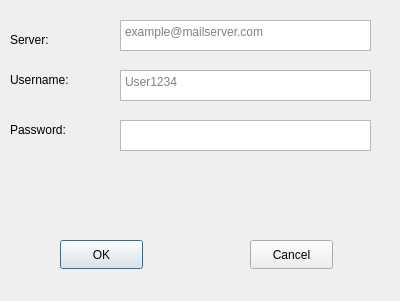
<?xml version="1.0" encoding="UTF-8"?>
<ui version="4.0">
 <class>AddAccountDialog</class>
 <widget class="QDialog" name="AddAccountDialog">
  <property name="geometry">
   <rect>
    <x>0</x>
    <y>0</y>
    <width>400</width>
    <height>301</height>
   </rect>
  </property>
  <property name="windowTitle">
   <string>Dialog</string>
  </property>
  <widget class="QTextEdit" name="serverLineEdit">
   <property name="geometry">
    <rect>
     <x>120</x>
     <y>20</y>
     <width>251</width>
     <height>31</height>
    </rect>
   </property>
   <property name="placeholderText">
    <string>example@mailserver.com</string>
   </property>
  </widget>
  <widget class="QTextEdit" name="usernameLineEdit">
   <property name="geometry">
    <rect>
     <x>120</x>
     <y>70</y>
     <width>251</width>
     <height>31</height>
    </rect>
   </property>
   <property name="placeholderText">
    <string>User1234</string>
   </property>
  </widget>
  <widget class="QTextEdit" name="passwordLineEdit">
   <property name="geometry">
    <rect>
     <x>120</x>
     <y>120</y>
     <width>251</width>
     <height>31</height>
    </rect>
   </property>
  </widget>
  <widget class="QLabel" name="label">
   <property name="geometry">
    <rect>
     <x>10</x>
     <y>30</y>
     <width>71</width>
     <height>20</height>
    </rect>
   </property>
   <property name="text">
    <string>Server:</string>
   </property>
  </widget>
  <widget class="QLabel" name="label_2">
   <property name="geometry">
    <rect>
     <x>10</x>
     <y>70</y>
     <width>81</width>
     <height>20</height>
    </rect>
   </property>
   <property name="text">
    <string>Username:</string>
   </property>
  </widget>
  <widget class="QLabel" name="label_3">
   <property name="geometry">
    <rect>
     <x>10</x>
     <y>120</y>
     <width>81</width>
     <height>20</height>
    </rect>
   </property>
   <property name="text">
    <string>Password:</string>
   </property>
  </widget>
  <widget class="QPushButton" name="okButton">
   <property name="geometry">
    <rect>
     <x>60</x>
     <y>240</y>
     <width>83</width>
     <height>29</height>
    </rect>
   </property>
   <property name="text">
    <string>OK</string>
   </property>
   <property name="default">
    <bool>true</bool>
   </property>
  </widget>
  <widget class="QPushButton" name="cancelButton">
   <property name="geometry">
    <rect>
     <x>250</x>
     <y>240</y>
     <width>83</width>
     <height>29</height>
    </rect>
   </property>
   <property name="text">
    <string>Cancel</string>
   </property>
  </widget>
 </widget>
 <resources/>
 <connections>
  <connection>
   <sender>okButton</sender>
   <signal>clicked()</signal>
   <receiver>AddAccountDialog</receiver>
   <slot>accept()</slot>
   <hints>
    <hint type="sourcelabel">
     <x>101</x>
     <y>214</y>
    </hint>
    <hint type="destinationlabel">
     <x>199</x>
     <y>130</y>
    </hint>
   </hints>
  </connection>
  <connection>
   <sender>cancelButton</sender>
   <signal>clicked()</signal>
   <receiver>AddAccountDialog</receiver>
   <slot>reject()</slot>
   <hints>
    <hint type="sourcelabel">
     <x>291</x>
     <y>214</y>
    </hint>
    <hint type="destinationlabel">
     <x>199</x>
     <y>130</y>
    </hint>
   </hints>
  </connection>
 </connections>
</ui>
